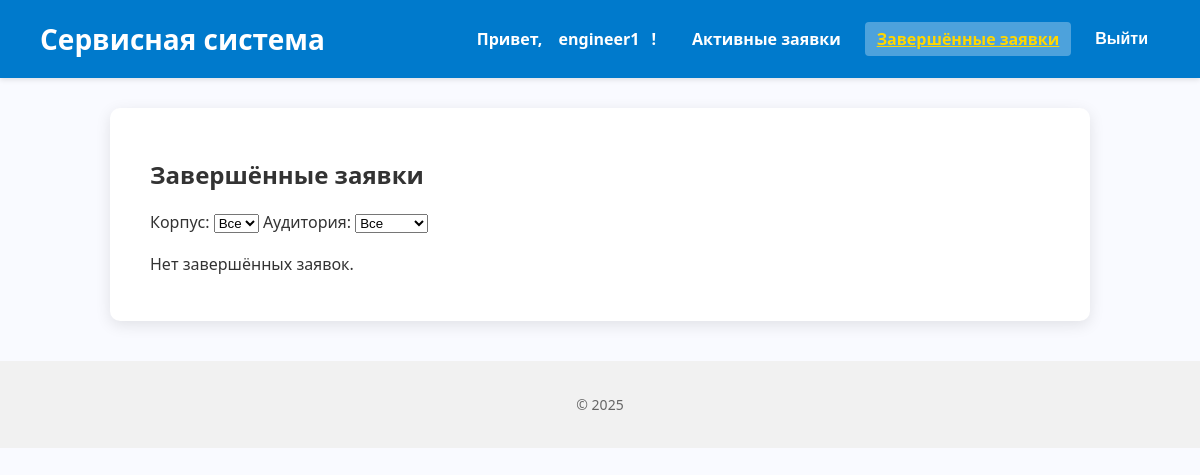
The page /completed-requests/ (signed in) on the database as committed earlier.
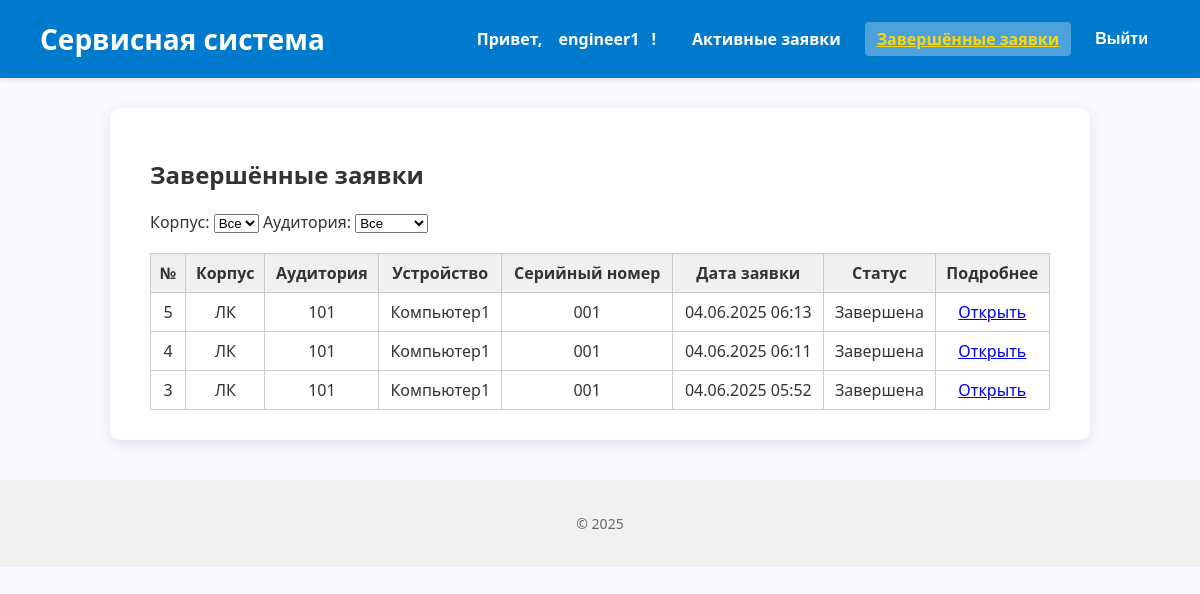
The same page on the database as committed later.
### core/models.py (models this page shows, shortened)
class ServiceRequest(models.Model):
    device = models.ForeignKey(Device, on_delete=models.CASCADE, related_name='service_requests', verbose_name="Устройство")
    created_by = models.ForeignKey(
        settings.AUTH_USER_MODEL, on_delete=models.SET_NULL,
        null=True, related_name='requests_created', verbose_name="Создал"
    )
    assigned_engineer = models.ForeignKey(
        settings.AUTH_USER_MODEL, on_delete=models.SET_NULL,
        null=True, blank=True, related_name='assigned_requests', verbose_name="Инженер"
    )
    created_at = models.DateTimeField("Дата создания", auto_now_add=True)
    description = models.TextField("Описание проблемы")
    is_completed = models.BooleanField("Завершено", default=False)
    requires_replacement = models.BooleanField(default=False)
    is_paused = models.BooleanField("Приостановлена (ожидание замены)", default=False)
    class Meta:
        verbose_name = "Заявка на обслуживание"
        verbose_name_plural = "Заявки на обслуживание"
    @property
    def status(self):
        return "Завершена" if self.is_completed else "В процессе"

class Device(models.Model):
    cabinet = models.ForeignKey(Cabinet, on_delete=models.CASCADE, related_name='devices', verbose_name="Кабинет")
    name = models.CharField("Название устройства", max_length=100)
    serial_number = models.CharField("Серийный номер", max_length=100, unique=True)
    purchase_date = models.DateField("Дата покупки")
    cost = models.DecimalField("Стоимость", max_digits=10, decimal_places=2)
    class Meta:
        verbose_name = "Устройство"
        verbose_name_plural = "Устройства"

class Cabinet(models.Model):
    number = models.CharField("Номер кабинета", max_length=10)
    building = models.CharField("Корпус", max_length=50)
    class Meta:
        verbose_name = "Кабинет"
        verbose_name_plural = "Кабинеты"

### core/views.py (the view)
# urls.py: path('completed-requests/', views.completed_requests, name='completed_requests'),
@login_required
@engineer_required
def completed_requests(request):
    qs = ServiceRequest.objects.filter(
        assigned_engineer=request.user,
        is_completed=True
    ).select_related('device__cabinet')
    building = request.GET.get('building')
    cabinet_id = request.GET.get('cabinet')
    if building:
        qs = qs.filter(device__cabinet__building=building)
    if cabinet_id:
        qs = qs.filter(device__cabinet__id=cabinet_id)
    buildings = Cabinet.objects.values_list('building', flat=True).distinct()
    cabinets = Cabinet.objects.all()
    return render(request, 'engineer/completed_requests.html', {
        'requests': qs.order_by('-created_at'),
        'buildings': buildings,
        'cabinets': cabinets,
        'selected_building': building,
        'selected_cabinet': cabinet_id,
    })

### core/templates/engineer/completed_requests.html (shortened to what this page needs)
{% extends 'base.html' %}
{% block content %}
<h2>Завершённые заявки</h2>
<form method="get" action="" style="margin-bottom: 20px;">
  <label for="building">Корпус:</label>
  <select name="building" id="building" onchange="this.form.submit()">
    <option value="">Все</option>
  </select>
  <label for="cabinet">Аудитория:</label>
  <select name="cabinet" id="cabinet" onchange="this.form.submit()">
    <option value="">Все</option>
  </select>
</form>
{% if requests %}
<table style="width: 100%; border-collapse: collapse;">
  <thead style="background-color: #f0f0f0;">
    <tr>
      <th style="border: 1px solid #ccc; padding: 8px; text-align: center;">№</th>
      <th style="border: 1px solid #ccc; padding: 8px; text-align: center;">Корпус</th>
      <th style="border: 1px solid #ccc; padding: 8px; text-align: center;">Аудитория</th>
      <th style="border: 1px solid #ccc; padding: 8px; text-align: center;">Устройство</th>
      <th style="border: 1px solid #ccc; padding: 8px; text-align: center;">Серийный номер</th>
      <th style="border: 1px solid #ccc; padding: 8px; text-align: center;">Дата заявки</th>
      <th style="border: 1px solid #ccc; padding: 8px; text-align: center;">Статус</th>
      <th style="border: 1px solid #ccc; padding: 8px; text-align: center;">Подробнее</th>
    </tr>
  </thead>
  <tbody>
    {% for req in requests %}
    <tr>
      <td style="border: 1px solid #ccc; padding: 8px; text-align: center;">{{ req.id }}</td>
      <td style="border: 1px solid #ccc; padding: 8px; text-align: center;">{{ req.device.cabinet.building }}</td>
      <td style="border: 1px solid #ccc; padding: 8px; text-align: center;">{{ req.device.cabinet.number }}</td>
      <td style="border: 1px solid #ccc; padding: 8px; text-align: center;">{{ req.device.name }}</td>
      <td style="border: 1px solid #ccc; padding: 8px; text-align: center;">{{ req.device.serial_number }}</td>
      <td style="border: 1px solid #ccc; padding: 8px; text-align: center;">{{ req.created_at|date:"d.m.Y H:i" }}</td>
      <td style="border: 1px solid #ccc; padding: 8px; text-align: center;">{{ req.status }}</td>
      <td style="border: 1px solid #ccc; padding: 8px; text-align: center;">
        <a href="{% url 'engineer_request_detail' req.id %}">Открыть</a>
      </td>
    </tr>
    {% endfor %}
  </tbody>
</table>
{% else %}
  <p>Нет завершённых заявок.</p>
{% endif %}
{% endblock %}

Rows that differ between the two databases and show on the page:
added ServiceRequest: id "5", device.cabinet.building "ЛК", device.cabinet.number "101", device.name "Компьютер1", device.serial_number "001", created_at "04.06.2025 06:13", status "Завершена"
added ServiceRequest: id "4", device.cabinet.building "ЛК", device.cabinet.number "101", device.name "Компьютер1", device.serial_number "001", created_at "04.06.2025 06:11", status "Завершена"
added ServiceRequest: id "3", device.cabinet.building "ЛК", device.cabinet.number "101", device.name "Компьютер1", device.serial_number "001", created_at "04.06.2025 05:52", status "Завершена"
Other text that changed with them:
text no longer shown: "Нет завершённых заявок."
text now shown: "№ Корпус Аудитория Устройство Серийный номер Дата заявки Статус Подробнее"
